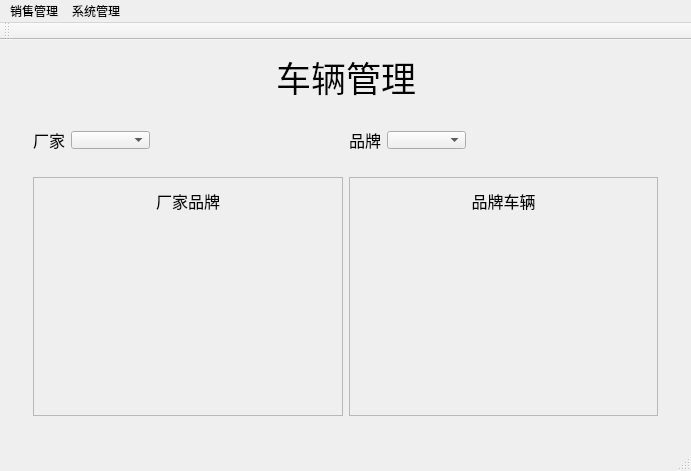
<?xml version="1.0" encoding="UTF-8"?>
<ui version="4.0">
 <class>MainWindow</class>
 <widget class="QMainWindow" name="MainWindow">
  <property name="geometry">
   <rect>
    <x>0</x>
    <y>0</y>
    <width>691</width>
    <height>471</height>
   </rect>
  </property>
  <property name="windowTitle">
   <string/>
  </property>
  <widget class="QWidget" name="centralWidget">
   <layout class="QGridLayout" name="gridLayout">
    <item row="0" column="2">
     <spacer name="horizontalSpacer_2">
      <property name="orientation">
       <enum>Qt::Horizontal</enum>
      </property>
      <property name="sizeHint" stdset="0">
       <size>
        <width>245</width>
        <height>20</height>
       </size>
      </property>
     </spacer>
    </item>
    <item row="1" column="0" colspan="3">
     <widget class="QStackedWidget" name="stackedWidget">
      <property name="font">
       <font>
        <family>Agency FB</family>
        <pointsize>12</pointsize>
       </font>
      </property>
      <property name="currentIndex">
       <number>1</number>
      </property>
      <widget class="QWidget" name="car">
       <layout class="QGridLayout" name="gridLayout_2">
        <item row="0" column="0">
         <widget class="QSplitter" name="splitter">
          <property name="orientation">
           <enum>Qt::Horizontal</enum>
          </property>
          <widget class="QToolBox" name="toolBox">
           <property name="sizePolicy">
            <sizepolicy hsizetype="Expanding" vsizetype="Preferred">
             <horstretch>0</horstretch>
             <verstretch>0</verstretch>
            </sizepolicy>
           </property>
           <property name="minimumSize">
            <size>
             <width>300</width>
             <height>0</height>
            </size>
           </property>
           <property name="font">
            <font>
             <family>华文楷体</family>
             <weight>75</weight>
             <bold>true</bold>
            </font>
           </property>
           <property name="currentIndex">
            <number>0</number>
           </property>
           <widget class="QWidget" name="page_1">
            <property name="geometry">
             <rect>
              <x>0</x>
              <y>0</y>
              <width>321</width>
              <height>273</height>
             </rect>
            </property>
            <attribute name="label">
             <string>出售车辆</string>
            </attribute>
            <layout class="QVBoxLayout" name="verticalLayout">
             <item>
              <layout class="QHBoxLayout" name="horizontalLayout">
               <item>
                <widget class="QLabel" name="label_2">
                 <property name="text">
                  <string>厂家</string>
                 </property>
                </widget>
               </item>
               <item>
                <widget class="QComboBox" name="comboBox_Factory"/>
               </item>
               <item>
                <spacer name="horizontalSpacer_3">
                 <property name="orientation">
                  <enum>Qt::Horizontal</enum>
                 </property>
                 <property name="sizeHint" stdset="0">
                  <size>
                   <width>40</width>
                   <height>20</height>
                  </size>
                 </property>
                </spacer>
               </item>
              </layout>
             </item>
             <item>
              <layout class="QHBoxLayout" name="horizontalLayout_5">
               <item>
                <widget class="QLabel" name="label_3">
                 <property name="text">
                  <string>品牌</string>
                 </property>
                </widget>
               </item>
               <item>
                <widget class="QComboBox" name="comboBox_Brand"/>
               </item>
               <item>
                <spacer name="horizontalSpacer_4">
                 <property name="orientation">
                  <enum>Qt::Horizontal</enum>
                 </property>
                 <property name="sizeHint" stdset="0">
                  <size>
                   <width>40</width>
                   <height>20</height>
                  </size>
                 </property>
                </spacer>
               </item>
              </layout>
             </item>
             <item>
              <layout class="QHBoxLayout" name="horizontalLayout_2">
               <item>
                <widget class="QLabel" name="label_4">
                 <property name="text">
                  <string>报价</string>
                 </property>
                </widget>
               </item>
               <item>
                <widget class="QLineEdit" name="lineEdit_Price"/>
               </item>
               <item>
                <widget class="QLabel" name="label_5">
                 <property name="text">
                  <string>万</string>
                 </property>
                </widget>
               </item>
              </layout>
             </item>
             <item>
              <layout class="QHBoxLayout" name="horizontalLayout_3">
               <item>
                <widget class="QLabel" name="label_6">
                 <property name="text">
                  <string>数量</string>
                 </property>
                </widget>
               </item>
               <item>
                <widget class="QSpinBox" name="spinBox"/>
               </item>
               <item>
                <widget class="QLabel" name="label_7">
                 <property name="text">
                  <string>剩余数量</string>
                 </property>
                </widget>
               </item>
               <item>
                <widget class="QLabel" name="label_Last">
                 <property name="text">
                  <string>20</string>
                 </property>
                </widget>
               </item>
              </layout>
             </item>
             <item>
              <layout class="QHBoxLayout" name="horizontalLayout_4">
               <item>
                <widget class="QLabel" name="label_9">
                 <property name="text">
                  <string>金额</string>
                 </property>
                </widget>
               </item>
               <item>
                <widget class="QLineEdit" name="lineEdit_TotalMoney"/>
               </item>
               <item>
                <widget class="QLabel" name="label_10">
                 <property name="text">
                  <string>万</string>
                 </property>
                </widget>
               </item>
              </layout>
             </item>
             <item>
              <layout class="QHBoxLayout" name="horizontalLayout_6">
               <item>
                <spacer name="horizontalSpacer_6">
                 <property name="orientation">
                  <enum>Qt::Horizontal</enum>
                 </property>
                 <property name="sizeHint" stdset="0">
                  <size>
                   <width>17</width>
                   <height>20</height>
                  </size>
                 </property>
                </spacer>
               </item>
               <item>
                <widget class="QPushButton" name="ButtonSure">
                 <property name="text">
                  <string>确定</string>
                 </property>
                </widget>
               </item>
               <item>
                <widget class="QPushButton" name="ButtonCacel">
                 <property name="text">
                  <string>取消</string>
                 </property>
                </widget>
               </item>
               <item>
                <spacer name="horizontalSpacer_5">
                 <property name="orientation">
                  <enum>Qt::Horizontal</enum>
                 </property>
                 <property name="sizeHint" stdset="0">
                  <size>
                   <width>18</width>
                   <height>20</height>
                  </size>
                 </property>
                </spacer>
               </item>
              </layout>
             </item>
            </layout>
           </widget>
           <widget class="QWidget" name="page_2">
            <property name="geometry">
             <rect>
              <x>0</x>
              <y>0</y>
              <width>338</width>
              <height>256</height>
             </rect>
            </property>
            <attribute name="label">
             <string>新车入库</string>
            </attribute>
            <layout class="QVBoxLayout" name="verticalLayout_2">
             <item>
              <widget class="QTableView" name="tableView"/>
             </item>
             <item>
              <layout class="QHBoxLayout" name="horizontalLayout_7">
               <item>
                <widget class="QPushButton" name="ButtonAdd">
                 <property name="text">
                  <string>添加</string>
                 </property>
                </widget>
               </item>
               <item>
                <widget class="QPushButton" name="ButtonDelte">
                 <property name="text">
                  <string>删除</string>
                 </property>
                </widget>
               </item>
               <item>
                <widget class="QPushButton" name="ButtonSubmit">
                 <property name="text">
                  <string>提交</string>
                 </property>
                </widget>
               </item>
               <item>
                <widget class="QPushButton" name="ButtonViewCancel">
                 <property name="text">
                  <string>撤销</string>
                 </property>
                </widget>
               </item>
              </layout>
             </item>
            </layout>
           </widget>
          </widget>
          <widget class="QTextEdit" name="textEdit_Sell_Information">
           <property name="font">
            <font>
             <family>华文行楷</family>
            </font>
           </property>
           <property name="readOnly">
            <bool>true</bool>
           </property>
           <property name="html">
            <string>&lt;!DOCTYPE HTML PUBLIC &quot;-//W3C//DTD HTML 4.0//EN&quot; &quot;http://www.w3.org/TR/REC-html40/strict.dtd&quot;&gt;
&lt;html&gt;&lt;head&gt;&lt;meta name=&quot;qrichtext&quot; content=&quot;1&quot; /&gt;&lt;style type=&quot;text/css&quot;&gt;
p, li { white-space: pre-wrap; }
&lt;/style&gt;&lt;/head&gt;&lt;body style=&quot; font-family:'华文行楷'; font-size:12pt; font-weight:400; font-style:normal;&quot;&gt;
&lt;p style=&quot; margin-top:0px; margin-bottom:0px; margin-left:0px; margin-right:0px; -qt-block-indent:0; text-indent:0px;&quot;&gt;&lt;span style=&quot; font-family:'SimSun'; font-size:9pt;&quot;&gt;		**日销售清单**&lt;/span&gt;&lt;/p&gt;&lt;/body&gt;&lt;/html&gt;</string>
           </property>
          </widget>
         </widget>
        </item>
       </layout>
      </widget>
      <widget class="QWidget" name="cacl">
       <layout class="QVBoxLayout" name="verticalLayout_3">
        <item>
         <widget class="QWidget" name="widget" native="true">
          <property name="maximumSize">
           <size>
            <width>16777215</width>
            <height>40</height>
           </size>
          </property>
          <layout class="QHBoxLayout" name="horizontalLayout_8">
           <item>
            <widget class="QLabel" name="label">
             <property name="text">
              <string>厂家</string>
             </property>
            </widget>
           </item>
           <item>
            <widget class="QComboBox" name="comboBoxCaclFactory">
             <property name="minimumSize">
              <size>
               <width>0</width>
               <height>0</height>
              </size>
             </property>
             <property name="font">
              <font>
               <pointsize>10</pointsize>
              </font>
             </property>
            </widget>
           </item>
           <item>
            <spacer name="horizontalSpacer_7">
             <property name="orientation">
              <enum>Qt::Horizontal</enum>
             </property>
             <property name="sizeHint" stdset="0">
              <size>
               <width>208</width>
               <height>19</height>
              </size>
             </property>
            </spacer>
           </item>
           <item>
            <widget class="QLabel" name="label_8">
             <property name="text">
              <string>品牌</string>
             </property>
            </widget>
           </item>
           <item>
            <widget class="QComboBox" name="comboBoxCaclBrand">
             <property name="font">
              <font>
               <pointsize>10</pointsize>
              </font>
             </property>
            </widget>
           </item>
           <item>
            <spacer name="horizontalSpacer_8">
             <property name="orientation">
              <enum>Qt::Horizontal</enum>
             </property>
             <property name="sizeHint" stdset="0">
              <size>
               <width>207</width>
               <height>19</height>
              </size>
             </property>
            </spacer>
           </item>
          </layout>
         </widget>
        </item>
        <item>
         <widget class="QWidget" name="widget_9" native="true">
          <layout class="QHBoxLayout" name="horizontalLayout_9">
           <item>
            <widget class="QFrame" name="frame_10">
             <property name="frameShape">
              <enum>QFrame::StyledPanel</enum>
             </property>
             <layout class="QVBoxLayout" name="verticalLayout_5">
              <item>
               <widget class="QLabel" name="label_11">
                <property name="sizePolicy">
                 <sizepolicy hsizetype="Preferred" vsizetype="Fixed">
                  <horstretch>0</horstretch>
                  <verstretch>0</verstretch>
                 </sizepolicy>
                </property>
                <property name="font">
                 <font>
                  <family>华文行楷</family>
                  <pointsize>12</pointsize>
                 </font>
                </property>
                <property name="text">
                 <string>厂家品牌</string>
                </property>
                <property name="alignment">
                 <set>Qt::AlignCenter</set>
                </property>
               </widget>
              </item>
              <item>
               <widget class="Histogram" name="wg_histgram" native="true"/>
              </item>
             </layout>
            </widget>
           </item>
           <item>
            <widget class="QFrame" name="frame_11">
             <property name="frameShape">
              <enum>QFrame::StyledPanel</enum>
             </property>
             <layout class="QVBoxLayout" name="verticalLayout_6">
              <item>
               <widget class="QLabel" name="label_12">
                <property name="sizePolicy">
                 <sizepolicy hsizetype="Preferred" vsizetype="Fixed">
                  <horstretch>0</horstretch>
                  <verstretch>0</verstretch>
                 </sizepolicy>
                </property>
                <property name="font">
                 <font>
                  <family>华文行楷</family>
                  <pointsize>12</pointsize>
                 </font>
                </property>
                <property name="text">
                 <string>品牌车辆</string>
                </property>
                <property name="alignment">
                 <set>Qt::AlignCenter</set>
                </property>
               </widget>
              </item>
              <item>
               <widget class="Pie" name="wg_pie" native="true"/>
              </item>
             </layout>
            </widget>
           </item>
          </layout>
         </widget>
        </item>
       </layout>
       <zorder>widget_9</zorder>
       <zorder>widget</zorder>
      </widget>
     </widget>
    </item>
    <item row="0" column="1">
     <widget class="QLabel" name="label_Big">
      <property name="font">
       <font>
        <family>楷体</family>
        <pointsize>26</pointsize>
       </font>
      </property>
      <property name="text">
       <string>车辆管理</string>
      </property>
     </widget>
    </item>
    <item row="0" column="0">
     <spacer name="horizontalSpacer">
      <property name="orientation">
       <enum>Qt::Horizontal</enum>
      </property>
      <property name="sizeHint" stdset="0">
       <size>
        <width>246</width>
        <height>20</height>
       </size>
      </property>
     </spacer>
    </item>
   </layout>
  </widget>
  <widget class="QMenuBar" name="menuBar">
   <property name="geometry">
    <rect>
     <x>0</x>
     <y>0</y>
     <width>691</width>
     <height>23</height>
    </rect>
   </property>
   <widget class="QMenu" name="menu">
    <property name="title">
     <string>销售管理</string>
    </property>
    <addaction name="actionCar"/>
    <addaction name="actionCalc"/>
   </widget>
   <widget class="QMenu" name="menu_2">
    <property name="title">
     <string>系统管理</string>
    </property>
    <addaction name="actionSystem"/>
    <addaction name="actionExit"/>
   </widget>
   <addaction name="menu"/>
   <addaction name="menu_2"/>
  </widget>
  <widget class="QToolBar" name="mainToolBar">
   <attribute name="toolBarArea">
    <enum>TopToolBarArea</enum>
   </attribute>
   <attribute name="toolBarBreak">
    <bool>false</bool>
   </attribute>
  </widget>
  <widget class="QStatusBar" name="statusBar"/>
  <action name="actionCar">
   <property name="text">
    <string>车辆管理</string>
   </property>
  </action>
  <action name="actionCalc">
   <property name="text">
    <string>销售统计</string>
   </property>
  </action>
  <action name="actionSystem">
   <property name="text">
    <string>修改密码</string>
   </property>
  </action>
  <action name="actionExit">
   <property name="text">
    <string>退出</string>
   </property>
  </action>
 </widget>
 <layoutdefault spacing="6" margin="11"/>
 <customwidgets>
  <customwidget>
   <class>Pie</class>
   <extends>QWidget</extends>
   <header location="global">pie.h</header>
   <container>1</container>
  </customwidget>
  <customwidget>
   <class>Histogram</class>
   <extends>QWidget</extends>
   <header location="global">histogram.h</header>
   <container>1</container>
  </customwidget>
 </customwidgets>
 <resources/>
 <connections/>
</ui>
